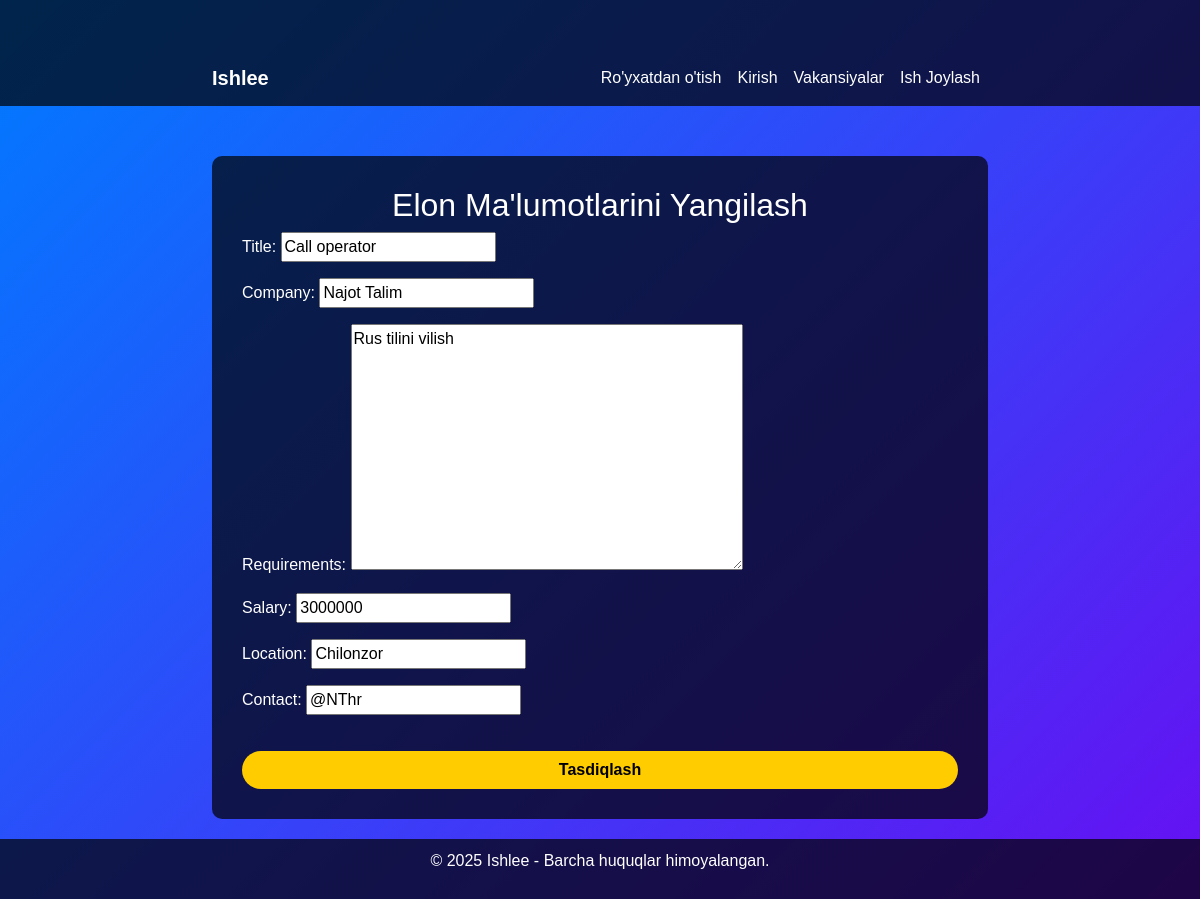
The app's page /vacancy/update/8/ with its own data.
### vacancy/models.py (models this page shows, shortened)
class Vacancy(models.Model):
    title = models.CharField(max_length=300)
    company = models.CharField(max_length=300)
    requirements = models.TextField()
    salary = models.IntegerField()
    location = models.CharField(max_length=200)
    created_at = models.DateTimeField(auto_now_add=True)
    contact = models.CharField(max_length=150, default='None')
    class Meta:
        ordering = ['-created_at']
        verbose_name_plural = 'Vacancies'

### vacancy/views.py (the view, shortened to what this page needs)
# urls.py: path('update/<int:pk>/', VacancyUpdateView.as_view(), name='vacancy_update'),
class VacancyUpdateView(View):
    def get(self, request, pk):
        vacancy = get_object_or_404(Vacancy, id=pk)
        form = VacancyUpdateForm(instance=vacancy)
        context = {
            'vacancy' : vacancy,
            'form' : form
        }
        return render(request, 'vacancy_update.html', context)

### vacancy/forms.py
class VacancyUpdateForm(forms.ModelForm):
    class Meta:
        model = Vacancy
        fields = ['title', 'company', 'requirements', 'salary', 'location', 'contact']

### vacancy/templates/vacancy_update.html (shortened to what this page needs)
<!DOCTYPE html>
<html lang="en">
<head>
    <link href="https://cdn.jsdelivr.net/npm/bootstrap@5.3.0/dist/css/bootstrap.min.css" rel="stylesheet">
</head>
<body>
    <nav class="navbar navbar-expand-lg navbar-dark">
        <div class="container">
            <a class="navbar-brand fw-bold" href="#">Ishlee</a>
            <div class="collapse navbar-collapse" id="navbarNav">
                <ul class="navbar-nav ms-auto">
                    {% if user.is_authenticated %}
                        <li class="nav-item"><a class="nav-link" href="{% url 'users:logout' %}">Chiqish</a></li>
                        <li class="nav-item"><a class="nav-link" href="{% url 'users:user_profile' user.id %}">Profil</a></li>
                    {% else %}
                        <li class="nav-item"><a class="nav-link" href="{% url 'users:register' %}">Ro'yxatdan o'tish</a></li>
                        <li class="nav-item"><a class="nav-link" href="{% url 'users:login' %}">Kirish</a></li>
                    {% endif %}
                    <li class="nav-item"><a class="nav-link" href="{% url 'vacancy:all_vacancies' %}">Vakansiyalar</a></li>
                    <li class="nav-item"><a class="nav-link" href="{% url 'vacancy:create_vacancy' %}">Ish Joylash</a></li>
                </ul>
            </div>
        </div>
    </nav>
    <div class="container">
        <div class="update-form">
            <h2 class="text-center">Elon Ma'lumotlarini Yangilash</h2>
            <form method="post" enctype="multipart/form-data">
                {{ form.as_p }}
                <button type="submit" class="btn btn-custom w-100">Tasdiqlash</button>
            </form>
        </div>
    </div>
    <footer class="text-center">
        <p>&copy; 2025 Ishlee - Barcha huquqlar himoyalangan.</p>
    </footer>
</body>
</html>

### vacancy/templates/vacancy_update.html (style rules this page uses)
body { background: linear-gradient(135deg, #007bff, #6610f2); color: white; font-family: Arial, sans-serif; }
.navbar { background: rgba(0, 0, 0, 0.7); }
.navbar a { color: white !important; }
.container { max-width: 800px; margin-top: 50px; }
.update-form { background: rgba(0, 0, 0, 0.7); padding: 30px; border-radius: 10px; }
.btn-custom { background-color: #ffcc00; color: black; font-weight: bold; border-radius: 25px; margin-top: 20px; }
footer { background: rgba(0, 0, 0, 0.7); padding: 10px; margin-top: 20px; }

### records on screen
Vacancy: title "Call operator", company "Najot Talim", requirements "Rus tilini vilish", salary "3000000", location "Chilonzor", contact "@NThr"
